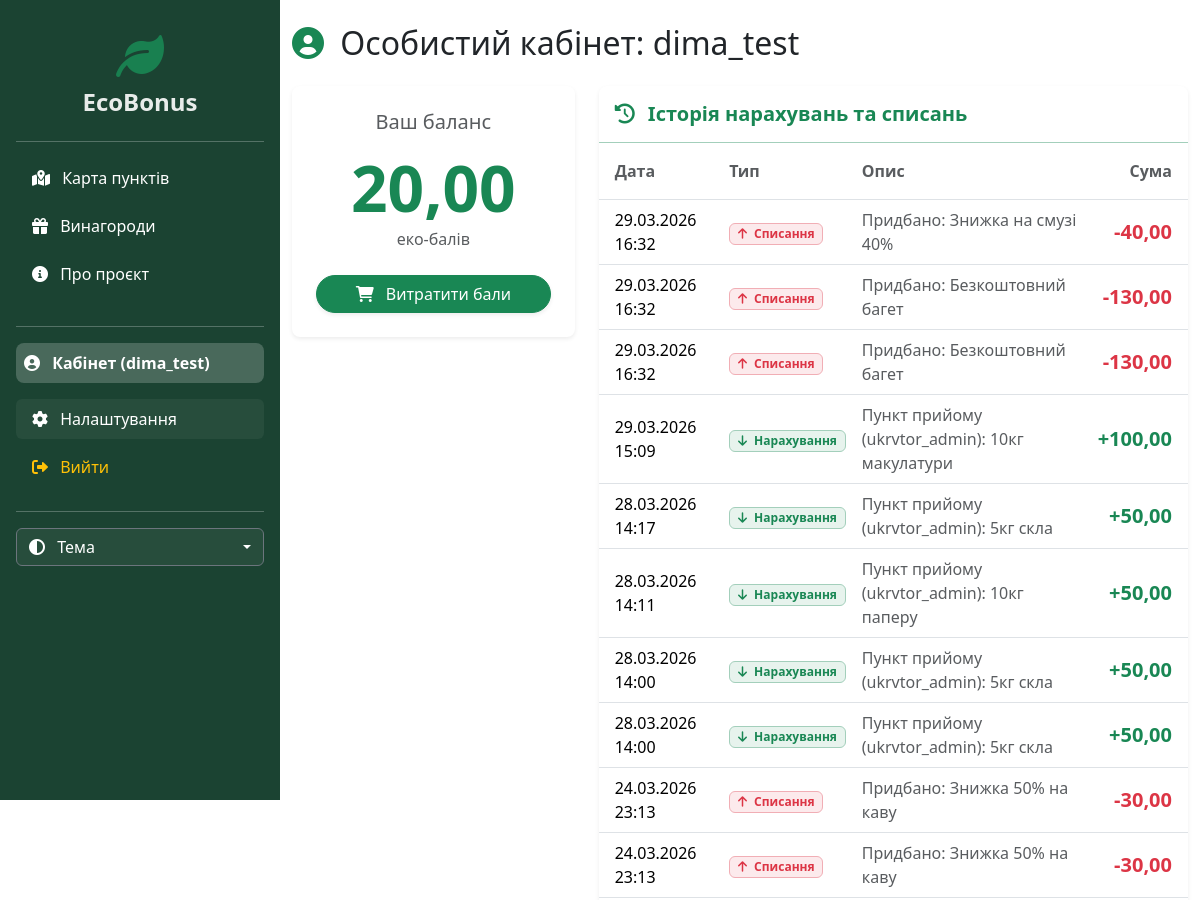
Page /profile/ (signed in, upper part) on the earlier database version.
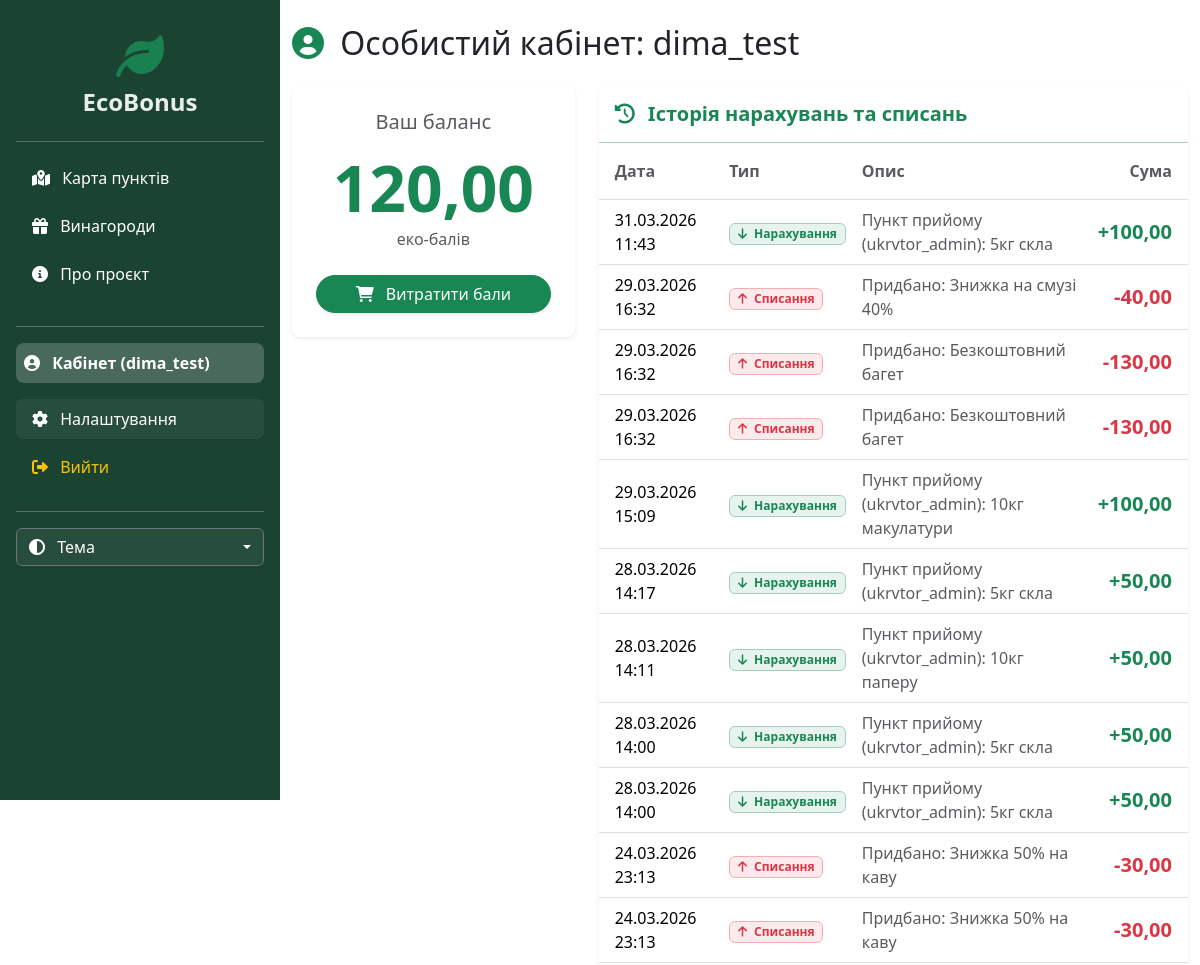
Same page on the later database version.
### main/models.py (models this page shows, shortened)
class UserProfile(models.Model):
    user = models.OneToOneField(User, on_delete=models.CASCADE)
    balance = models.DecimalField('Баланс еко-балів', max_digits=10, decimal_places=2, default=0.00)
    is_partner = models.BooleanField(default=False, verbose_name="Це акаунт пункту прийому (Партнер)?")
    is_store = models.BooleanField(default=False, verbose_name='Магазин-партнер')
    phone_number = models.CharField('Номер телефону', max_length=20, blank=True, null=True)
    birth_date = models.DateField('Дата народження', blank=True, null=True)

class Transaction(models.Model):
    TYPES = (
        ('EARN', 'Нарахування'),
        ('SPEND', 'Списання'),
    )
    transaction_id = models.UUIDField(default=uuid.uuid4, editable=False, unique=True)
    user = models.ForeignKey(UserProfile, on_delete=models.CASCADE)
    amount = models.DecimalField('Кількість балів', max_digits=8, decimal_places=2)
    transaction_type = models.CharField('Тип', max_length=10, choices=TYPES)
    description = models.CharField('Опис (за що)', max_length=255)
    created_at = models.DateTimeField('Дата', auto_now_add=True)
    partner = models.ForeignKey(User, on_delete=models.SET_NULL, null=True, blank=True, related_name='issued_transactions', verbose_name='Хто видав (Пункт прийому)')

### main/views.py (the view)
# urls.py: path('profile/', views.profile, name='profile'),
@login_required
def profile(request):
    user_profile = get_object_or_404(UserProfile, user=request.user)
    if user_profile.is_partner:
        transactions = Transaction.objects.filter(partner=request.user).order_by('-created_at')
    else:
        transactions = Transaction.objects.filter(user=user_profile).order_by('-created_at')
    my_rewards = UserReward.objects.filter(user=request.user).order_by('-purchased_at')
    return render(request, 'main/profile.html', {
        'profile': user_profile,
        'transactions': transactions,
        'my_rewards': my_rewards,
    })

### main/templates/main/profile.html (shortened to what the changed rows need)
{% extends 'main/layout.html' %}
{% block content %}
<div class="container mt-4 mb-5">
    <h2 class="mb-4">
        {% if user.userprofile.is_partner %}
            <i class="fa-solid fa-building text-success me-2"></i> Кабінет організації: {{ user.username }}
        {% elif user.userprofile.is_store %}
            <i class="fa-solid fa-store text-success me-2"></i> Кабінет магазину: {{ user.username }}
        {% else %}
            <i class="fa-solid fa-user-circle text-success me-2"></i> Особистий кабінет: {{ user.username }}
        {% endif %}
    </h2>
    <div class="row g-4">
        <div class="col-md-4">
            {% if user.userprofile.is_partner %}
                <div class="card shadow-sm border-0 bg-body rounded-3 text-center p-4 border-success border-top border-4">
                    <h5 class="text-muted mb-3">Управління пунктом</h5>
                    <i class="fa-solid fa-building-circle-check fa-4x text-success mb-3 opacity-75"></i>
                    <p class="text-muted small mb-4">Тут ви можете нараховувати еко-бали клієнтам за здану вторсировину.</p>
                    <a href="{% url 'partner_panel' %}" class="btn btn-success w-100 rounded-pill shadow-sm">
                        <i class="fa-solid fa-plus-circle me-2"></i> Нарахувати бали
                    </a>
                </div>
            {% else %}
                <div class="card shadow-sm border-0 bg-body rounded-3 text-center p-4">
                    <h5 class="text-muted mb-3">Ваш баланс</h5>
                    <h1 class="display-3 fw-bold text-success mb-0">{{ profile.balance }}</h1>
                    <p class="text-muted mb-4">еко-балів</p>
                    <a href="{% url 'rewards' %}" class="btn btn-success w-100 rounded-pill shadow-sm">
                        <i class="fa-solid fa-cart-shopping me-2"></i> Витратити бали
                    </a>
                </div>
            {% endif %}
        </div>
        <div class="col-md-8">
            {% if user.userprofile.is_store %}
                <div class="card shadow-sm border-0 bg-body rounded-3 h-100 d-flex flex-column justify-content-center align-items-center p-5 text-center text-muted">
                    <i class="fa-solid fa-store fa-5x mb-4 opacity-25"></i>
                    <h4>Це ваш загальний профіль</h4>
                    <p class="mb-4">Уся статистика продажів, додавання товарів та управління промокодами знаходяться у спеціальній Панелі магазину.</p>
                    <a href="{% url 'store_panel' %}" class="btn btn-outline-success rounded-pill px-4">
                        Перейти до Панелі магазину
                    </a>
                </div>
            {% else %}
                <div class="card shadow-sm border-0 bg-body rounded-3 h-100">
                    <div class="card-body p-0">
                        <div class="table-responsive">
                            <table class="table table-hover mb-0 align-middle">
                                <thead class="bg-body-tertiary">
                                    <tr>
                                        <th class="text-muted fw-semibold py-3 ps-3">Дата</th>
                                        <th class="text-muted fw-semibold py-3">Тип</th>
                                        <th class="text-muted fw-semibold py-3">Опис</th>
                                        <th class="text-muted fw-semibold py-3 pe-3 text-end">Сума</th>
                                    </tr>
                                </thead>
                                <tbody>
                                    {% for tx in transactions %}
                                    <tr>
                                        <td class="ps-3">{{ tx.created_at|date:"d.m.Y H:i" }}</td>
                                        <td>
                                            {% if tx.transaction_type == 'EARN' %}
                                                <span class="badge bg-success bg-opacity-10 text-success border border-success-subtle"><i class="fa-solid fa-arrow-down me-1"></i> Нарахування</span>
                                            {% else %}
                                                <span class="badge bg-danger bg-opacity-10 text-danger border border-danger-subtle"><i class="fa-solid fa-arrow-up me-1"></i> Списання</span>
                                            {% endif %}
                                        </td>
                                        <td class="text-muted">{{ tx.description }}</td>
                                        <td class="pe-3 text-end">
                                            {% if tx.transaction_type == 'EARN' %}
                                                <strong class="text-success fs-5">+{{ tx.amount }}</strong>
                                            {% else %}
                                                <strong class="text-danger fs-5">-{{ tx.amount }}</strong>
                                            {% endif %}
                                        </td>
                                    </tr>
                                    {% endfor %}
                                </tbody>
                            </table>
                        </div>
                    </div>
                </div>
            {% endif %}
        </div>
    </div>
</div>
{% endblock %}

Differences in the rows shown:
changed UserProfile: balance "20,00" → "120,00"
added Transaction: created_at "31.03.2026 11:43", transaction_type "EARN" (drawn), description "Пункт прийому (ukrvtor_admin): 5кг скла", amount "100,00"
